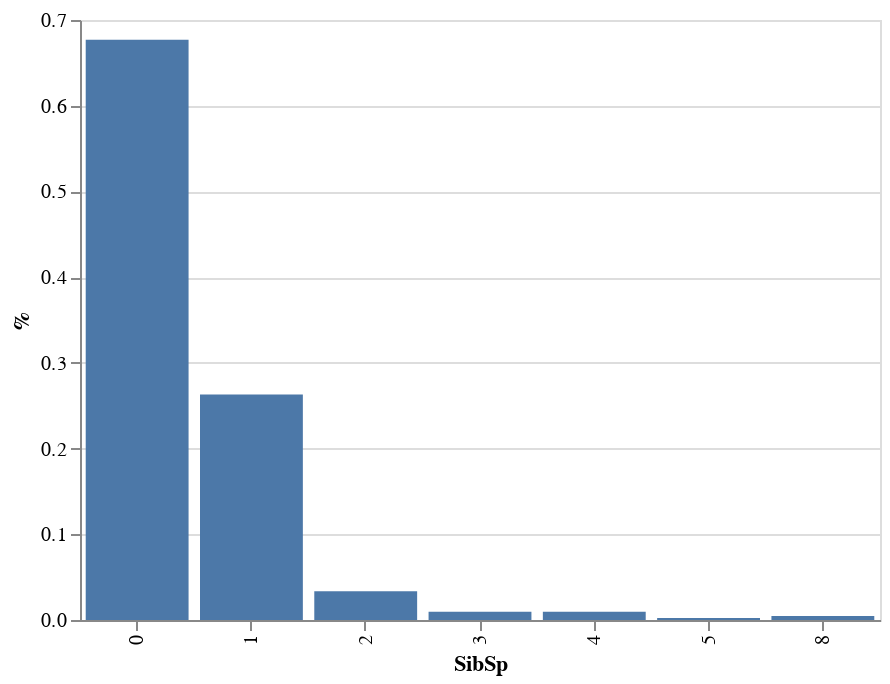

The cell this chart's notebook holds for it:
### Code cell
test_agg = df_test_raw['SibSp'].value_counts(normalize=True).reset_index()

alt.Chart(test_agg).mark_bar().encode(
    x=alt.X('index:O', title='SibSp'),
    y=alt.Y('SibSp:Q', title='%'),
    tooltip=['index','SibSp']
)

### Figure 1 — Vega-Lite specification as saved in the notebook (floating-point values rounded to 4 significant figures)
{"$schema": "https://vega.github.io/schema/vega-lite/v3.4.0.json", "config": {"mark": {"tooltip": null}, "view": {"height": 300, "width": 400}}, "data": {"name": "data-9ac5589d05e1ae328804a2cbea238539"}, "datasets": {"data-9ac5589d05e1ae328804a2cbea238539": [{"SibSp": 0.677, "index": 0}, {"SibSp": 0.2632, "index": 1}, {"SibSp": 0.03349, "index": 2}, {"SibSp": 0.009569, "index": 4}, {"SibSp": 0.009569, "index": 3}, {"SibSp": 0.004785, "index": 8}, {"SibSp": 0.002392, "index": 5}]}, "encoding": {"tooltip": [{"field": "index", "type": "quantitative"}, {"field": "SibSp", "type": "quantitative"}], "x": {"field": "index", "title": "SibSp", "type": "ordinal"}, "y": {"field": "SibSp", "title": "%", "type": "quantitative"}}, "mark": "bar"}
